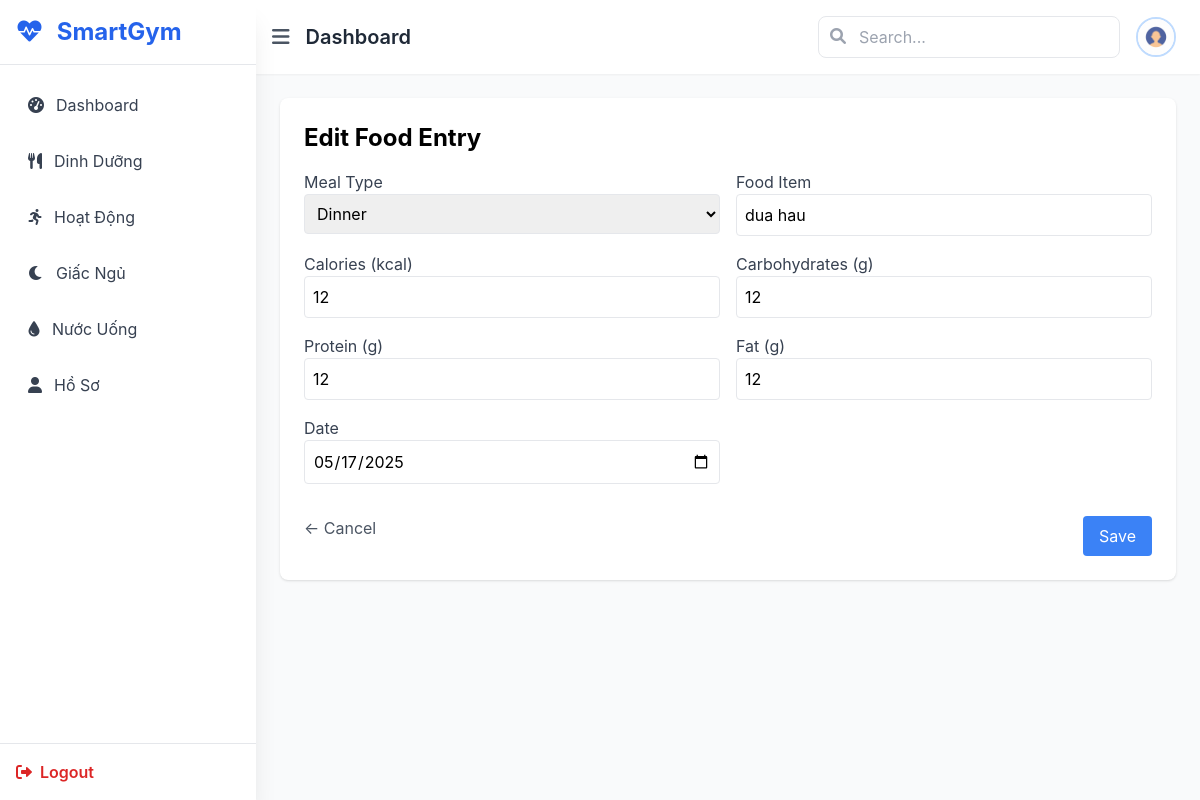
The page /nutrition/edit/1/ (signed in) on the database its author committed.
### nutrition/models.py (models this page shows, shortened)
class FoodEntry(models.Model):
    MEAL_CHOICES = [
        ('breakfast', 'Breakfast'),
        ('lunch', 'Lunch'),
        ('dinner', 'Dinner'),
        ('snack', 'Snack'),
    ]
    user = models.ForeignKey(settings.AUTH_USER_MODEL, on_delete=models.CASCADE)
    date = models.DateField()
    meal_type = models.CharField(max_length=10, choices=MEAL_CHOICES)
    food_name = models.CharField(max_length=100)
    calories = models.PositiveIntegerField()
    carbs = models.PositiveIntegerField()
    protein = models.PositiveIntegerField()
    fat = models.PositiveIntegerField()

### main/views.py (the view)
# urls.py: path('nutrition/edit/<int:entry_id>/', views.edit_food_entry, name='edit_food_entry'),
@login_required
def edit_food_entry(request, entry_id):
    entry = get_object_or_404(FoodEntry, id=entry_id, user=request.user)
    if request.method == 'POST':
        form = FoodEntryForm(request.POST, instance=entry)
        if form.is_valid():
            form.save()
            return redirect('nutrition')
    else:
        form = FoodEntryForm(instance=entry)
    return render(request, 'main/edit_food_entry.html', {
        'form': form,
        'entry': entry
    })

### nutrition/forms.py
class FoodEntryForm(forms.ModelForm):
    class Meta:
        model = FoodEntry
        fields = ['meal_type', 'food_name', 'calories', 'carbs', 'protein', 'fat', 'date']
        widgets = {
            'date': forms.DateInput(attrs={'type': 'date'}),
            'meal_type': forms.Select(attrs={'class': 'w-full p-2 border rounded'}),
            'food_name': forms.TextInput(attrs={'class': 'w-full p-2 border rounded'}),
            'calories': forms.NumberInput(attrs={'class': 'w-full p-2 border rounded'}),
            'carbs': forms.NumberInput(attrs={'class': 'w-full p-2 border rounded'}),
            'protein': forms.NumberInput(attrs={'class': 'w-full p-2 border rounded'}),
            'fat': forms.NumberInput(attrs={'class': 'w-full p-2 border rounded'}),
        }

### main/templatetags/form_filters.py (called while the page is built)
@register.filter(name='add_class')
def add_class(field, css_class):
    try:
        return field.as_widget(attrs={"class": css_class})
    except AttributeError:
        return field  # fallback nếu field không có .as_widget

### main/templates/main/edit_food_entry.html (shortened to what this page needs)
{% extends 'main/base.html' %}
{% load form_filters %}
{% block content %}
<div class="bg-white p-6 rounded-lg shadow">
    <h2 class="text-2xl font-bold mb-4">Edit Food Entry</h2>
    <form method="POST" class="grid grid-cols-1 md:grid-cols-2 gap-4">
        <div>
            <label class="block text-gray-700">Meal Type</label>
            {{ form.meal_type|add_class:"w-full p-2 border rounded" }}
        </div>
        <div>
            <label class="block text-gray-700">Food Item</label>
            {{ form.food_name|add_class:"w-full p-2 border rounded" }}
        </div>
        <div>
            <label class="block text-gray-700">Calories (kcal)</label>
            {{ form.calories|add_class:"w-full p-2 border rounded" }}
        </div>
        <div>
            <label class="block text-gray-700">Carbohydrates (g)</label>
            {{ form.carbs|add_class:"w-full p-2 border rounded" }}
        </div>
        <div>
            <label class="block text-gray-700">Protein (g)</label>
            {{ form.protein|add_class:"w-full p-2 border rounded" }}
        </div>
        <div>
            <label class="block text-gray-700">Fat (g)</label>
            {{ form.fat|add_class:"w-full p-2 border rounded" }}
        </div>
        <div>
            <label class="block text-gray-700">Date</label>
            {{ form.date|add_class:"w-full p-2 border rounded" }}
        </div>
        <div class="md:col-span-2 flex justify-between mt-4">
            <a href="{% url 'nutrition' %}" class="text-gray-600 hover:underline">← Cancel</a>
            <button type="submit" class="bg-blue-500 text-white px-4 py-2 rounded hover:bg-blue-600">
                Save
            </button>
        </div>
    </form>
</div>
{% endblock %}

### main/static/css/styles.css (style rules this page uses)
body { font-family: "Inter", sans-serif; }

### rows shown on the page
FoodEntry: meal_type "Dinner", food_name "dua hau", calories "12", carbs "12", protein "12", fat "12", date "05/17/2025"
